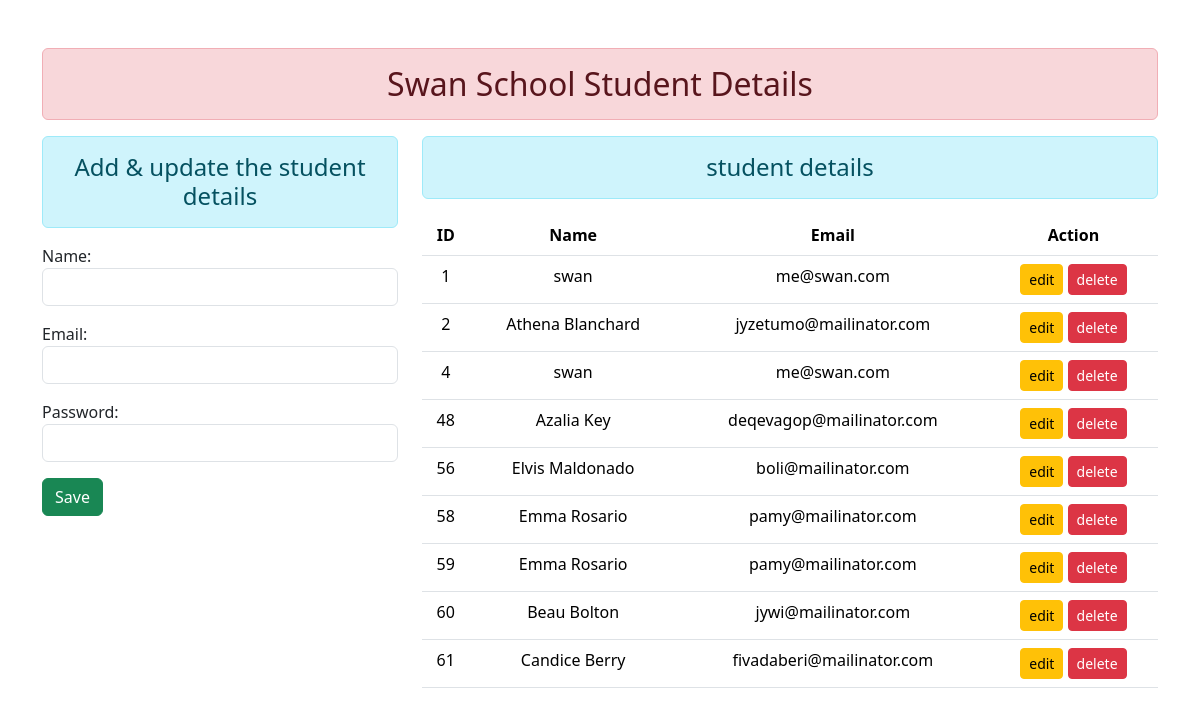
The app's page / (signed in) with its own data.
### enroll/models.py (models this page shows)
class User(models.Model):
    name = models.CharField(max_length=70)
    email = models.EmailField(max_length=100, validators=[validate_email])
    password = models.CharField(max_length=100)
    is_student = models.BooleanField(default=True)
    is_staff = models.BooleanField(default=False)

### enroll/views.py (the view)
# urls.py: 2. Add a URL to urlpatterns:  path('', views.home, name='home')
@login_required
def home(request,):
    form = StudentRegistration()
    stud = User.objects.all()
    return render(request, 'enroll/home.html',{'form':form, 'stu' :stud})

### enroll/forms.py
class StudentRegistration(forms.ModelForm):
    class Meta:
        model = User
        fields = ['name', 'email', 'password']
        widgets = {
            'name': forms.TextInput(attrs={'class':'form-control', 'id':'nameid'}),
            'email': forms.EmailInput(attrs={'class':'form-control', 'id':'emailid'}),
            'password': forms.PasswordInput(attrs={'class':'form-control', 'id':'passwordid'}),
        }

### enroll/templates/enroll/home.html (shortened to what this page needs)
<!DOCTYPE html>
<html lang="en">
  <head>
    {% load static %}
    <link rel="stylesheet" href="{% static 'enroll/css/bootstrap.css' %}" />
  </head>
  <body>
    <div class="container mt-5">
      <h2 class="text-center alert alert-danger">
        Swan School Student Details
      </h2>
      <div class="row">
        <div class="col-sm-4">
          <h4 class="text-center alert alert-info">
            Add & update the student details
          </h4>
          <form action="" method="post">
            {{form.as_p}}
            <input id="btnsave" type="button" value="Save" class="btn btn-success" />
          </form>
        </div>
        <div class="col sm-7">
          <h4 class="text-center alert alert-info">student details</h4>
          <table class="table">
            <thead>
              <tr>
                <th class="text-center" scope="col">ID</th>
                <th class="text-center" scope="col">Name</th>
                <th class="text-center" scope="col">Email</th>
                <th class="col text-center">Action</th>
              </tr>
            </thead>
            <tbody id="tbody">
              {% for st in stu %}
              <tr>
                <td class="text-center">{{st.id}}</td>
                <td class="text-center">{{st.name}}</td>
                <td class="text-center">{{st.email}}</td>
                <td class="text-center">
                  <input
                  type="button"
                  class="btn btn-warning btn-sm btn-edit"
                  data-sid="{{st.id}}"
                  value="edit"
                />
                <input
                  type="button"
                  class="btn btn-danger btn-sm btn-del"
                  data-sid="{{st.id}}"
                  value="delete"
                />
                </td>
              </tr>
              {% endfor %}
            </tbody>
          </table>
        </div>
      </div>
    </div>
  </body>
</html>

### records on screen
User: id "1", name "swan", email "me@swan.com"
User: id "2", name "Athena Blanchard", email "jyzetumo@mailinator.com"
User: id "4", name "swan", email "me@swan.com"
User: id "48", name "Azalia Key", email "deqevagop@mailinator.com"
User: id "56", name "Elvis Maldonado", email "boli@mailinator.com"
User: id "58", name "Emma Rosario", email "pamy@mailinator.com"
User: id "59", name "Emma Rosario", email "pamy@mailinator.com"
User: id "60", name "Beau Bolton", email "jywi@mailinator.com"
User: id "61", name "Candice Berry", email "fivadaberi@mailinator.com"
